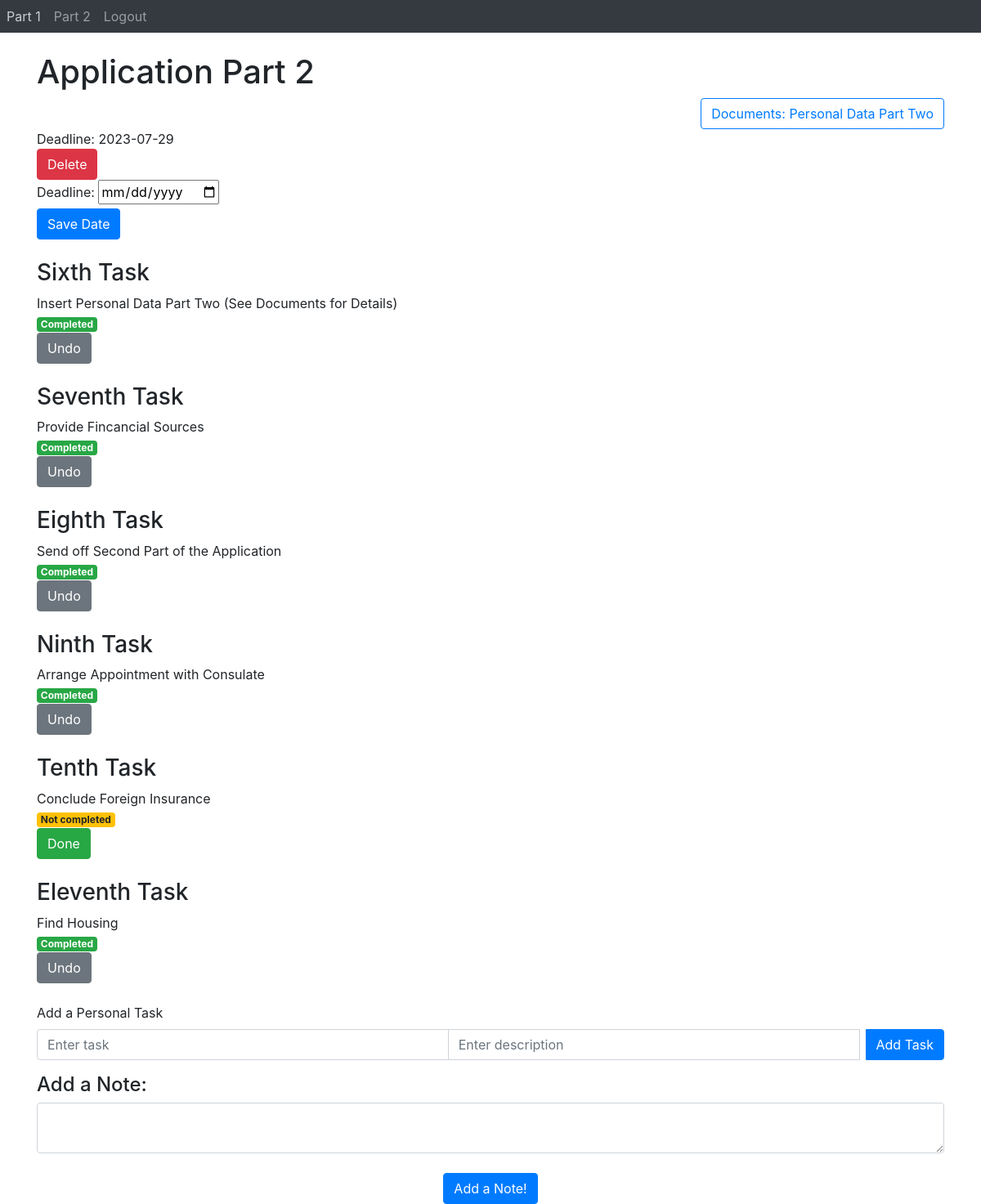
/ApplicationPart2 (signed in), run on the app's committed database.
### Webapp/models.py (models this page shows)
class Date(db.Model):
    id = db.Column(db.Integer, primary_key=True)
    date = db.Column(db.String(10), nullable=True)
    page_name = db.Column(db.String(50), nullable=False)
    user_id = db.Column(db.Integer, db.ForeignKey('user.id'))

class Task(db.Model):
    id = db.Column(db.Integer, primary_key=True)
    title = db.Column(db.String(100))
    description = db.Column(db.String(100))
    page_name = db.Column(db.String(50), nullable=False)
    completed = db.Column(db.Boolean, default=False)
    user_id = db.Column(db.Integer, db.ForeignKey('user.id'), nullable=True)

### Webapp/views.py (the view)
@views.route('ApplicationPart2', methods=['GET', 'POST'])
@login_required
def ApplicationPart2():
    tasks = [
        {'title': 'Sixth Task', 'description': 'Insert Personal Data Part Two (See Documents for Details)', 'page_name' : 'Part 2', 'user_id' : current_user.id},
        {'title': 'Seventh Task', 'description': 'Provide Fincancial Sources', 'page_name' : 'Part 2', 'user_id' : current_user.id},
        {'title': 'Eighth Task', 'description': 'Send off Second Part of the Application', 'page_name' : 'Part 2', 'user_id' : current_user.id},
        {'title': 'Ninth Task', 'description': 'Arrange Appointment with Consulate', 'page_name' : 'Part 2', 'user_id' : current_user.id},
        {'title': 'Tenth Task', 'description': 'Conclude Foreign Insurance', 'page_name' : 'Part 2', 'user_id' : current_user.id},
        {'title': 'Eleventh Task', 'description': 'Find Housing', 'page_name' : 'Part 2', 'user_id' : current_user.id}
        ]
    for task in tasks:
            title = task['title']
            description = task['description']
            page_name = task['page_name']
            user_id = task['user_id']
            existing_task = Task.query.filter_by(title=title, description=description, page_name=page_name, user_id = user_id).first()
            if existing_task:
                print("Task already exists in DB.")
            else:
                new_task = Task(title=title, description=description, page_name=page_name, user_id = user_id)
                db.session.add(new_task)
    db.session.commit()
    return render_template("applicationPart2.html", user=current_user)

### Webapp/__init__.py (called while the page is built)
def create_app():
    app = Flask(__name__)
    app.config['SECRET_KEY'] = "Rookie Coders"
    app.config['SQLALCHEMY_DATABASE_URI'] = f'sqlite:///{DB_NAME}'
    db.init_app(app)
    from .views import views
    from .auth import auth
    app.register_blueprint(views, url_prefix='/')
    app.register_blueprint(auth, url_prefix='/')
    from .models import User, Task
    with app.app_context():
        db.create_all()
        tasks = Task.query.all()
        for task in tasks:
           db.session.delete(task)
        db.session.commit()
    login_manager = LoginManager()
    login_manager.login_view = 'auth.login'
    login_manager.init_app(app)
    @login_manager.user_loader
    def load_user(id):
        return User.query.get(int(id))
    return app

### Webapp/templates/applicationPart2.html (shortened to what this page needs)
{% extends "base.html" %} {% block title %}Application Part 1{%endblock %}
{% block content %}
<br>
<h1> Application Part 2</h1>
<div class = "text-right">
    <button type="submit" onclick="location.href='http://127.0.0.1:5000/SubTaskFinancialRessources'"class="btn btn-outline-primary">Documents: Personal Data Part Two</button>
</div>
<div>
    {% for date in user.dates %}
    {% if date.page_name == 'Part 2' %}
    <span class="label label-info">Deadline: {{ date.date }}</span>
    <div>
      <button type="button" onClick="location.href='/deleteDatePart2/{{ date.id }}'" class="btn btn-danger" >Delete</button>
    </div>
    {% endif %}
    {% endfor %}
  </div>
  <form action="/save-datePart2" method = "POST" >
      <label for ="date">Deadline:</label>
      <input type = "date" id = "date" name="date"> </input>
      <br />
      <div align = "left">
          <button type = "submit" class = "btn btn-primary">Save Date</button>
      </div>
  </form>
  <br>
    {% for task in user.tasks %}
    {% if task.page_name == 'Part 2' %}
    <div class ="Panel Panel-default">
        <div class ="panel-Uberschrift">
          <h3 class = "Panel-title"> {{ task.title }}</h3>
        </div>
        <div class ="Panel-body"> {{ task.description }}</div>
    </div>
    <div>
        {% if task.completed == false %}
          <span class="badge badge-warning">Not completed</span>
        {% else %}
          <span class="badge badge-success">Completed</span>
        {% endif %}
    </div>
    <div>
      {% if task.completed == false %}
      <button type="button" onClick="location.href='/completeTaskPart2/{{ task.id }}'" class="btn btn-success">Done</button>
      {% else %}
      <button type="button" onClick="location.href='/completeTaskPart2/{{ task.id }}'" class="btn btn-secondary">Undo</button>
      {% endif %}
  </div>
  <br>
    {% endif %}
    {% endfor %}
  <form action="/addTaskPart2" method="POST">
    <div class="form-group">
      <label for="title">Add a Personal Task</label>
      <div class="input-group">
        <input type="text" class="form-control" name="title" placeholder="Enter task">
        <input type="text" class="form-control" name="description" placeholder="Enter description">
        <div class="input-group-append">
          <button type="submit" class="btn btn-primary ml-2">Add Task</button>
        </div>
      </div>
    </div>
  </form>
  <h4> Add a Note: </h4>
  <form action="/addNotePart2" method = "POST" >
      <textarea name = "notePart2" id = "notePart2" class = "form-control"> </textarea>
      <br />
      <div align = "center">
      <button type = "submit" class = "btn btn-primary">Add a Note!</button>
      </div>
  </form>
{% endblock %}

### data on the page
Date: date "2023-07-29"
Task: title "Sixth Task", description "Insert Personal Data Part Two (See Documents for Details)", completed "Completed"
Task: title "Seventh Task", description "Provide Fincancial Sources", completed "Completed"
Task: title "Eighth Task", description "Send off Second Part of the Application", completed "Completed"
Task: title "Ninth Task", description "Arrange Appointment with Consulate", completed "Completed"
Task: title "Tenth Task", description "Conclude Foreign Insurance", completed "Not completed"
Task: title "Eleventh Task", description "Find Housing", completed "Completed"
